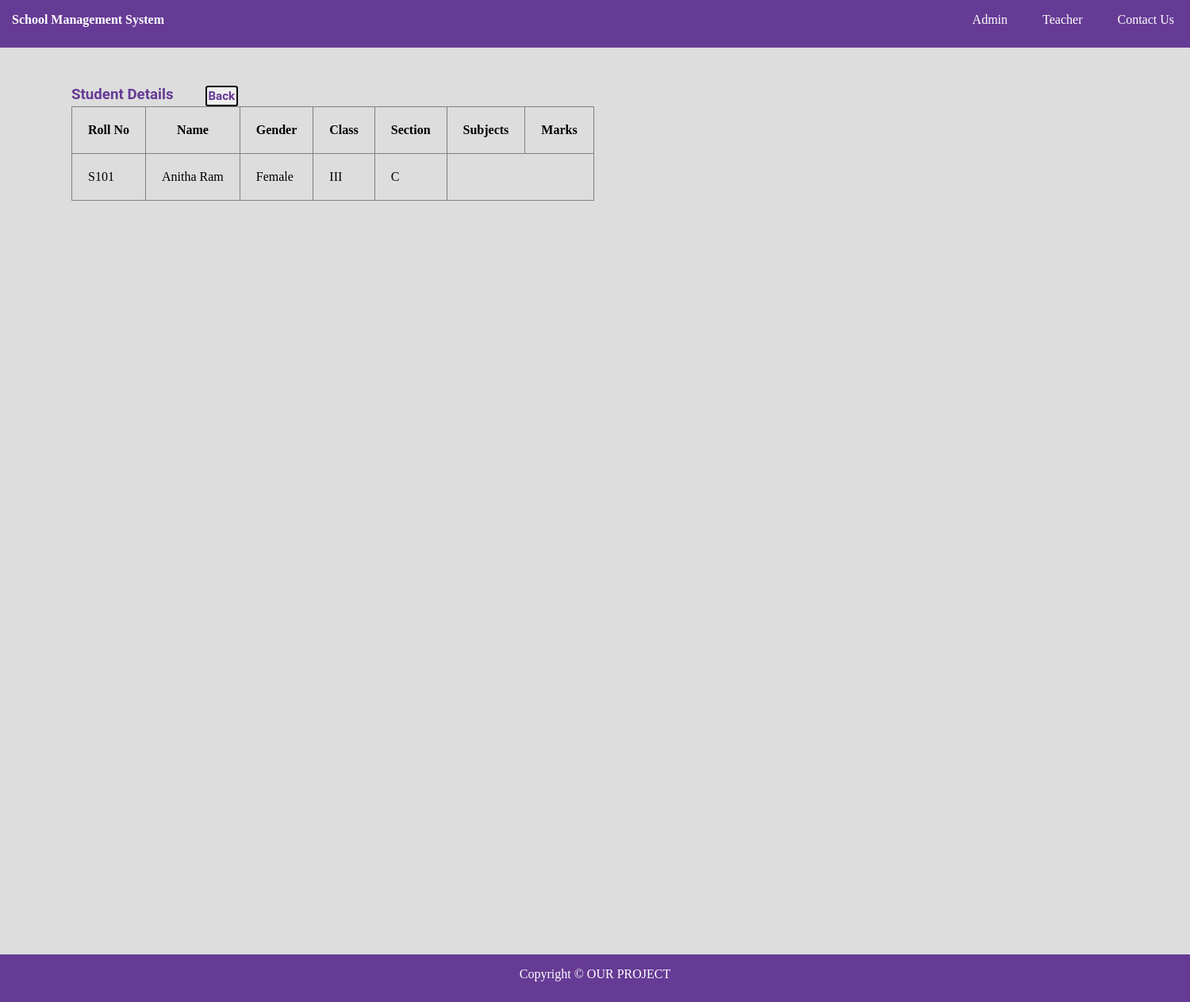
Screenshot of /studentsdetailsok.php?class=III with the database file from the repository.
### tables this page shows
CREATE TABLE IF NOT EXISTS `student` (
  `ID` int(11) NOT NULL AUTO_INCREMENT,
  `RNO` varchar(150) NOT NULL,
  `NAME` varchar(150) NOT NULL,
  `FNAME` varchar(150) NOT NULL,
  `DOB` varchar(150) NOT NULL,
  `GEN` varchar(150) NOT NULL,
  `PHO` varchar(150) NOT NULL,
  `MAIL` varchar(150) NOT NULL,
  `ADDR` text NOT NULL,
  `SCLASS` varchar(150) NOT NULL,
  `SSEC` varchar(150) NOT NULL,
  `SIMG` varchar(150) NOT NULL,
  `TID` int(11) NOT NULL,
  PRIMARY KEY (`ID`)
);

### studentsdetailsok.php (the view, shortened to what this page needs)
<?php
	include"database.php";
?>
<!DOCTYPE html>
<html>
	<head>
		<link rel="stylesheet" type="text/css" href="css/style.css">
	</head>
	<body>
		<?php include"navbar.php";?><br>
        <div id="section">
        <div class="content">
                    <h3 style="display:inline"> Student Details</h3>
                    <input type="button" value="Back" style ="margin-right: 740px; font-family: roboto; font-size:15px; border: 2px solid black;border-radius:10%; padding: 2px; float:right; font-weight:bold; color: #663b95;" onClick="history.back(-1)"/>
    <table border="1px" >
						<tr>
							<th>Roll No</th>
							<th>Name</th>
							<th>Gender</th>
							<th>Class</th>
                            <th>Section</th>
                            <th>Subjects</th>
                            <th>Marks</th>
						</tr>
						<?php
                            $class = $_GET["class"];
							$s="select * from student where SCLASS = '$class'";
							$res=$db->query($s);
							if($res->num_rows>0)
							{
								while($r=$res->fetch_assoc())
								{
									echo"
										<tr>
											<td>{$r["RNO"]}</td>
											<td>{$r["NAME"]}"." {$r["FNAME"]}</td>
											<td>{$r["GEN"]}</td>
											<td>{$r["SCLASS"]}</td>
											<td>{$r["SSEC"]}</td>
										</tr>
									";
								}
							}
							else
							{
								echo "No Record Found";
							}
						?>
					</table>
                    </div>
        </div>
        <?php include"footer.php";?>
</body>
</html>

### css/style.css (style rules this page uses)
* { padding:0px; margin:0px; }
html { background:#dddddd; }
h1,h2,h3,h4,h5,h6,label { font-family:roboto; color:#663b95; }
#section { height:auto; width:1400px; margin-left:90px; font-family:cambria; }
.content { margin-top:30px; height:auto; width:950px; float:left; }
tr,td,th { padding:20px; }
table { border-collapse:collapse; }

### rows the page displays
student: RNO "S101", NAME "Anitha", FNAME "Ram", GEN "Female", SCLASS "III", SSEC "C"
